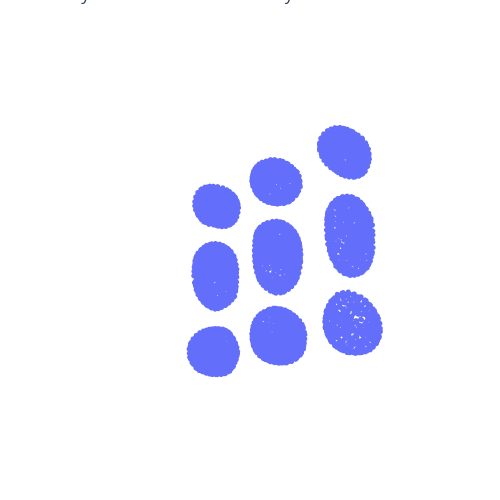

Source (notebook cell):
### Code cell
import utils.visibility
import importlib
importlib.reload(utils.visibility)
from utils.visibility import visible_points, covisible_inds

folder = 'images/point_clouds/point_e/'
scale = 0.45
viewpoint = np.array([scale, scale, scale])

device = torch.device("cuda" if torch.cuda.is_available() else "cpu")

pc_torch = torch.tensor(pc.coords, device=device)
viewpoint_torch = torch.tensor(viewpoint, device=device)


kernel = "exponential"
gamma_all = -0.00000000001
gamma = -0.001  # -0.00035
visible_inds, visibility_scores = visible_points(pc_torch, viewpoint=viewpoint_torch, hpr_radius=4,
                                                 compute_weights=True, gamma=gamma, inversion_kernel=kernel)


visibility_scores = visibility_scores.cpu().numpy()
# plot_points(pc.coords, viewpoint, plot_viewpoint=True, out_file=folder + 'fotballs_visible_VS.eps', save=False,
#             points_special_inds=visible_inds)
pc_out = pc.coords[visible_inds]
pc_full = pc.coords
visibility_scores_full = np.zeros(pc.coords.shape[0])
visibility_scores_full[visible_inds] = visibility_scores
#visibility_scores[visibility_scores>-1000] = 0.5
# fig = plot_vs(pc_out, visibility_scores, viewpoint, point_size=1, plot_viewpoint=True, eye_vec=[2,-1,2], cbar=False)
fig = plot_vs(pc_full, visibility_scores_full, viewpoint, point_size=3, plot_viewpoint=True, eye_vec=[2,-1,2], cbar=False)


outfile = 'images/point_clouds/point_e/data_visibility_scores_2_upd2.eps'
if outfile is not None:
    pio.write_image(fig, outfile)
fig.show()

#pio.write_image(fig, out_file)
#plt.show()

### Figure 1 — Plotly figure (JSON) as saved in the notebook; plotly's stock layout.template omitted (floating-point values rounded to 4 significant figures; data arrays with more than 128 entries replaced by an {"elided": "..."} marker saying what was removed)
{"data": [{"hovertemplate": "x=%{x}<br>y=%{y}<br>z=%{z}<extra></extra>", "legendgroup": "", "marker": {"color": "#636efa", "size": 3, "symbol": "circle"}, "mode": "markers", "name": "", "scene": "scene", "showlegend": false, "type": "scatter3d", "x": {"elided": "4096 float values"}, "y": {"elided": "4096 float values"}, "z": {"elided": "4096 float values"}}, {"marker": {"color": "pink", "opacity": 0.01, "size": 0.01}, "mode": "markers", "type": "scatter3d", "x": [0.45], "y": [0.45], "z": [0.45]}], "layout": {"autosize": false, "height": 500, "legend": {"tracegroupgap": 0}, "margin": {"b": 0, "l": 0, "pad": 0, "r": 0, "t": 0}, "paper_bgcolor": "rgba(0,0,0,0)", "plot_bgcolor": "rgba(0,0,0,0)", "scene": {"camera": {"center": {"x": 0, "y": 0, "z": 0}, "eye": {"x": 2, "y": -1, "z": 2}, "up": {"x": 0, "y": 1, "z": 0}}, "domain": {"x": [0, 1], "y": [0, 1]}, "xaxis": {"title": {"text": "x"}, "visible": false}, "yaxis": {"title": {"text": "y"}, "visible": false}, "zaxis": {"title": {"text": "z"}, "visible": false}}, "showlegend": false, "title": {"text": "Visibility Score for Stanford Bunny"}, "width": 500}}
